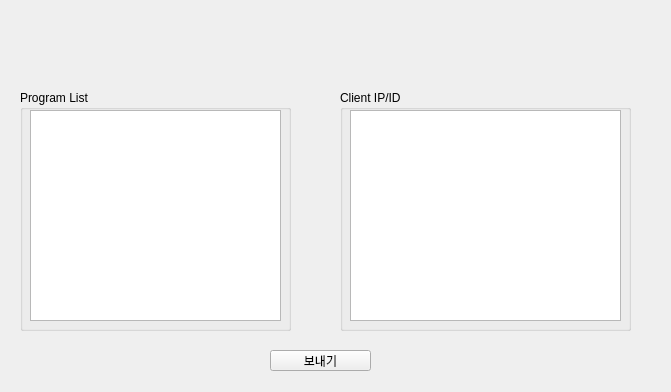
<?xml version="1.0" encoding="UTF-8"?>
<ui version="4.0">
 <class>Form</class>
 <widget class="QWidget" name="Form">
  <property name="geometry">
   <rect>
    <x>0</x>
    <y>0</y>
    <width>671</width>
    <height>392</height>
   </rect>
  </property>
  <property name="palette">
   <palette>
    <active>
     <colorrole role="NoRole">
      <brush brushstyle="SolidPattern">
       <color alpha="255">
        <red>240</red>
        <green>240</green>
        <blue>240</blue>
       </color>
      </brush>
     </colorrole>
    </active>
    <inactive>
     <colorrole role="NoRole">
      <brush brushstyle="SolidPattern">
       <color alpha="255">
        <red>240</red>
        <green>240</green>
        <blue>240</blue>
       </color>
      </brush>
     </colorrole>
    </inactive>
    <disabled>
     <colorrole role="NoRole">
      <brush brushstyle="SolidPattern">
       <color alpha="255">
        <red>240</red>
        <green>240</green>
        <blue>240</blue>
       </color>
      </brush>
     </colorrole>
    </disabled>
   </palette>
  </property>
  <property name="windowTitle">
   <string>Form</string>
  </property>
  <widget class="QGroupBox" name="groupBox">
   <property name="geometry">
    <rect>
     <x>20</x>
     <y>90</y>
     <width>271</width>
     <height>241</height>
    </rect>
   </property>
   <property name="autoFillBackground">
    <bool>false</bool>
   </property>
   <property name="title">
    <string>Program List</string>
   </property>
   <widget class="QListWidget" name="ProgramList">
    <property name="geometry">
     <rect>
      <x>10</x>
      <y>20</y>
      <width>251</width>
      <height>211</height>
     </rect>
    </property>
    <property name="selectionMode">
     <enum>QAbstractItemView::MultiSelection</enum>
    </property>
    <property name="selectionBehavior">
     <enum>QAbstractItemView::SelectRows</enum>
    </property>
    <property name="selectionRectVisible">
     <bool>true</bool>
    </property>
    <property name="sortingEnabled">
     <bool>false</bool>
    </property>
   </widget>
  </widget>
  <widget class="QGroupBox" name="groupBox_2">
   <property name="geometry">
    <rect>
     <x>340</x>
     <y>90</y>
     <width>291</width>
     <height>241</height>
    </rect>
   </property>
   <property name="title">
    <string>Client IP/ID</string>
   </property>
   <widget class="QListWidget" name="IpaddressList">
    <property name="geometry">
     <rect>
      <x>10</x>
      <y>20</y>
      <width>271</width>
      <height>211</height>
     </rect>
    </property>
    <property name="selectionMode">
     <enum>QAbstractItemView::MultiSelection</enum>
    </property>
    <property name="selectionRectVisible">
     <bool>true</bool>
    </property>
   </widget>
  </widget>
  <widget class="QPushButton" name="sendbutton">
   <property name="geometry">
    <rect>
     <x>270</x>
     <y>350</y>
     <width>101</width>
     <height>21</height>
    </rect>
   </property>
   <property name="text">
    <string>보내기</string>
   </property>
  </widget>
  <zorder>groupBox_2</zorder>
  <zorder>groupBox</zorder>
  <zorder>sendbutton</zorder>
 </widget>
 <resources/>
 <connections/>
</ui>
